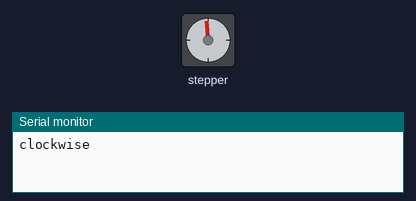
This sketch was run on a simulated Arduino Uno, built with avr-gcc and run on an emulated ATmega328P. Parts: stepper motor, the last lines printed to the serial monitor. Stepper angles assume 200 steps per turn.

Above: at 0.1 s.
At 0.6 s:
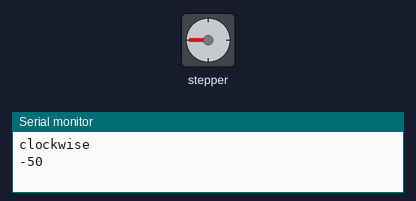
At 1.2 s:
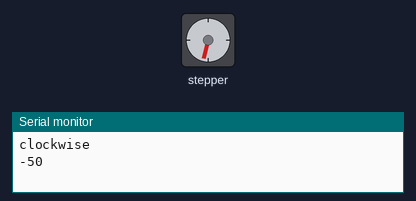
At 2.5 s:
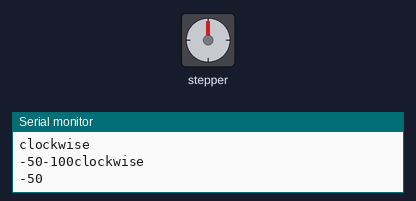
Timing chart, 0 to 4.0 s (numbered marks = the images above):
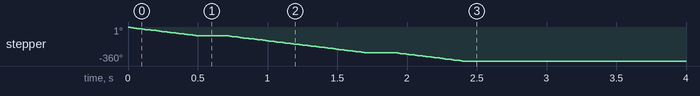

The sketch:

rotating_structure_final_eyantra.ino
```cpp
/*
 Stepper Motor Control - one revolution

 This program drives a unipolar or bipolar stepper motor.
 The motor is attached to digital pins 8 - 11 of the Arduino.

 The motor should revolve one revolution in one direction, then
 one revolution in the other direction.


 Created 11 Mar. 2007
 Modified 30 Nov. 2009
 by Tom Igoe

 */

#include <Stepper.h>

const int jk = 200;  // change this to fit the number of steps per revolution
// for your motor

// initialize the stepper library on pins 8 through 11:
Stepper myStepper(jk, 8, 9,10,11);


void setup() {
  // set the speed at 60 rpm:
  myStepper.setSpeed(30);
  // initialize the serial port:
  Serial.begin(9600);

  Serial.println("clockwise");
  myStepper.step(-step_degree(90));
   Serial.print(-step_degree(90));

  delay(200);

  myStepper.step(-step_degree(180));
  Serial.print(-step_degree(180));
   delay(200);

    Serial.println("clockwise");
  myStepper.step(-step_degree(90));
   Serial.print(-step_degree(90)); // for anticlock wise positive

  delay(200);

}


void loop() {


//int a =90;
  // step one revolution  in one direction:


  // step one revolution in the other direction:
 // Serial.println("counterclockwise");
  //myStepper.step(-stepsPerRevolution);
  //delay(500);
}


int step_degree(float desired_degree){
    int degree = 360/desired_degree;
float stepsPerRevolution = jk/degree ;
    return (stepsPerRevolution);

    }
```
